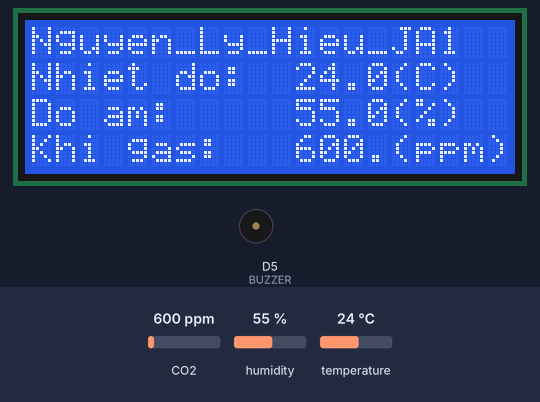
Recording of a sketch running on a simulated ESP8266 (NodeMCU). Shown: 20×4 character LCD, buzzer (waves = sounding, pin HIGH). The test bench sets the inputs (shaded band); at power-on: temperature 24 °C, CO2 600 ppm, humidity 55 %. WiFi joins after 1.5 s; servers stay silent unless stated; the Firebase database answers and starts empty; what the sketch prints to the serial monitor is not drawn.

Above: at 3.3 s.
3.4 s: temperature set to 18 °C
At 6.82 s:
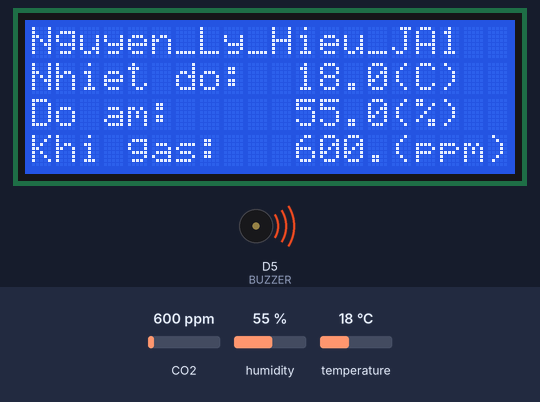
9.7 s: temperature set to 15 °C
At 12.1 s:
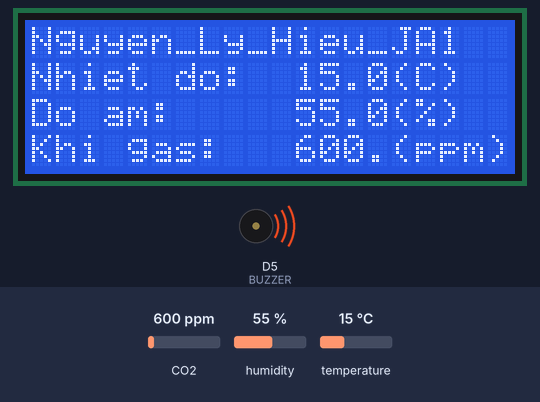
13.0 s: CO2 set to 452 ppm
At 15.6 s:
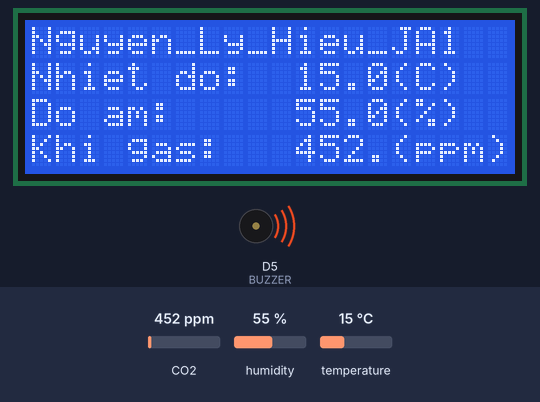
15.9 s: humidity set to 22 %
At 18.0 s:
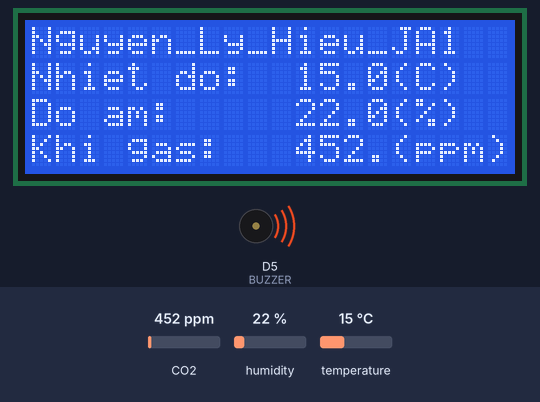
18.8 s: CO2 set to 1050 ppm
At 21.5 s:
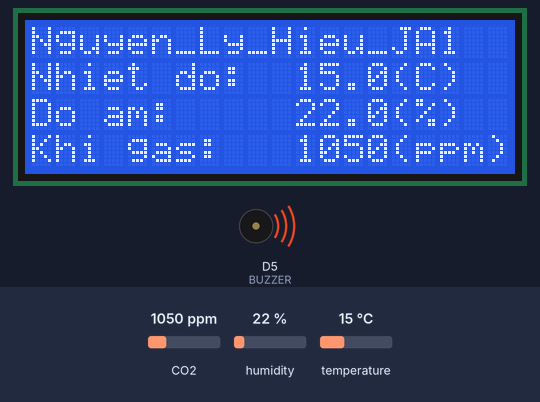
21.8 s: CO2 set to 1700 ppm
At 24.0 s:
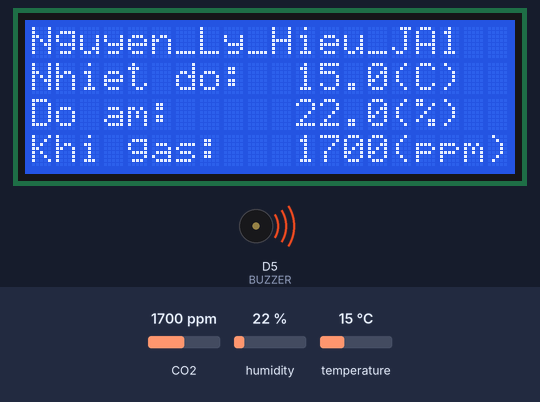
Timing chart, 0 to 25.5 s (numbered marks = the images above; inputs shaded):
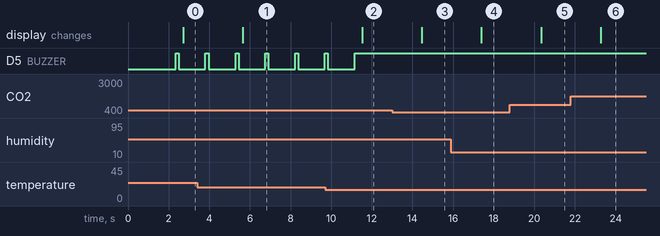

Measured:
- the behaviour switches between 17 and 16 °C on temperature (found by bisection; images 1 and 2)
- after the input at 3.4 s, the display: changes after 2.2 s (image 1)
- after the input at 9.7 s, D5 (BUZZER): goes on until 11.2 s, then stays HIGH; the display: changes after 1.8 s (image 2)
- after the input at 13.0 s, the display: changes after 1.5 s (image 3)
- after the input at 15.9 s, the display: changes after 1.5 s (image 4)
- after the input at 18.8 s, the display: changes after 1.5 s (image 5)
- after the input at 21.8 s, the display: changes after 1.5 s (image 6)
- by itself, D5 (BUZZER): alternates HIGH for 0.15 s and LOW for 1.3 s

The sketch:

sketch_dec02a.ino
```cpp
#include <LiquidCrystal_I2C.h>
#include <Wire.h>
#include <ESP8266WiFi.h>                                                    // esp8266 library
#include <ArduinoJson.h>
#include <Adafruit_Sensor.h>
#include <FirebaseESP8266.h>                                                // firebase library
#include <DHT.h>  // dht11 temperature and humidity sensor library
#include "MQ135.h"

#define FIREBASE_HOST "esp8266-database-inventor-default-rtdb.firebaseio.com" // Khai bao link ket noi Firebase
#define FIREBASE_AUTH "Dj4DdXAwSzruVR494DL9K4UVFOzXbyg2hVHV8Yg1" // Khai bao mat khau ket noi Firebase

#define WIFI_SSID "Iphone11" // Khai bao tén Wifi si dung
#define WIFI_PASSWORD "12345678" // Khai béo mt khdu cia wifi
FirebaseData firebaseData;
String path = "/";
FirebaseJson json;

int BUZZER = D5;

#define PIN_MQ135 A0
const int DHTPIN = D2;
const int DHTTYPE = DHT11;
String fireStatus = "";
DHT dht(DHTPIN, DHTTYPE);
MQ135 mq135_sensor = MQ135(PIN_MQ135);
LiquidCrystal_I2C lcd(0x27, 20, 4);


void setup() {
  Serial.begin(9600);
  dht.begin();
  Wire.begin(D4,D3);
  lcd.init();
  lcd.backlight();
  lcd.setCursor(0,0);
  lcd.print("Nguyen_Ly_Hieu_JA1");

  pinMode(BUZZER, OUTPUT);

  WiFi.begin(WIFI_SSID, WIFI_PASSWORD);                                     //try to connect with wifi
  while (WiFi.status() != WL_CONNECTED) {
    delay(500);
    Serial.print(".");
  }                                          //print local IP address
  Firebase.begin(FIREBASE_HOST, FIREBASE_AUTH);
  Firebase.reconnectWiFi(true);
  if(!Firebase.beginStream(firebaseData, path)){
      Serial.println("REASON: " + firebaseData.errorReason());
      Serial.println();
    }
    Serial.print("Connected with IP: ");
    Serial.println(WiFi.localIP());
    Serial.println();
}

void loop() {

  float humidity = dht.readHumidity();                                              // Reading temperature or humidity takes about 250 milliseconds!
  float temperature = dht.readTemperature();
  float ppm = mq135_sensor.getPPM();

  if (isnan(humidity) || isnan(temperature)) {                                                // Check if any reads failed and exit early (to try again).
    Serial.println(F("Failed to read from DHT sensor!"));
    return;
  }

  Firebase.setFloat(firebaseData, "/TEMPERATURE", temperature);
  Firebase.setFloat(firebaseData, "/HUMIDITY", humidity);
  Firebase.setFloat(firebaseData, "/PPM", ppm);

  if(Firebase.get(firebaseData, "/BUZZER")){
    if(firebaseData.dataType() == "string"){
      String buzzer = firebaseData.stringData();
      if(buzzer == "1"){
        Serial.println("Buzzer ON");
        digitalWrite(BUZZER, HIGH);
        }else{
          Serial.println("Buzzer OFF");
          digitalWrite(BUZZER, LOW);
          }
      }
    }
   if(ppm>40){
    digitalWrite(BUZZER, HIGH);
    Firebase.setFloat(firebaseData,"/BUZZER",1);
   }else {
      if(ppm < 40){
        digitalWrite(BUZZER, LOW);
        Firebase.setFloat(firebaseData, "/BUZZER", 0);
      }
    }

    if(temperature>32){
      digitalWrite(BUZZER, HIGH);
      Firebase.setFloat(firebaseData,"/BUZZER",1);
    }else {
      if(temperature < 16){
        digitalWrite(BUZZER, HIGH);
        Firebase.setFloat(firebaseData,"/BUZZER",1);
      }else {
        if(temperature > 16 && temperature <32){
          digitalWrite(BUZZER, LOW);
          Firebase.setFloat(firebaseData,"/BUZZER",0);
        }
    }
   }


  lcd.setCursor(0, 1);
  lcd.print("Nhiet do: ");
  lcd.setCursor(11, 1);
  lcd.print(temperature);
  lcd.setCursor(15, 1);
  lcd.print("(C)");
  lcd.setCursor(0, 2);
  lcd.print("Do am: ");
  lcd.setCursor(11, 2);
  lcd.print(humidity);
  lcd.setCursor(15, 2);
  lcd.print("(%)");
  lcd.setCursor(0, 3);
  lcd.print("Khi gas: ");
  lcd.setCursor(11, 3);
  lcd.print(ppm);
  lcd.setCursor(15, 3);
  lcd.print("(ppm)");
  delay(500);

}
```
